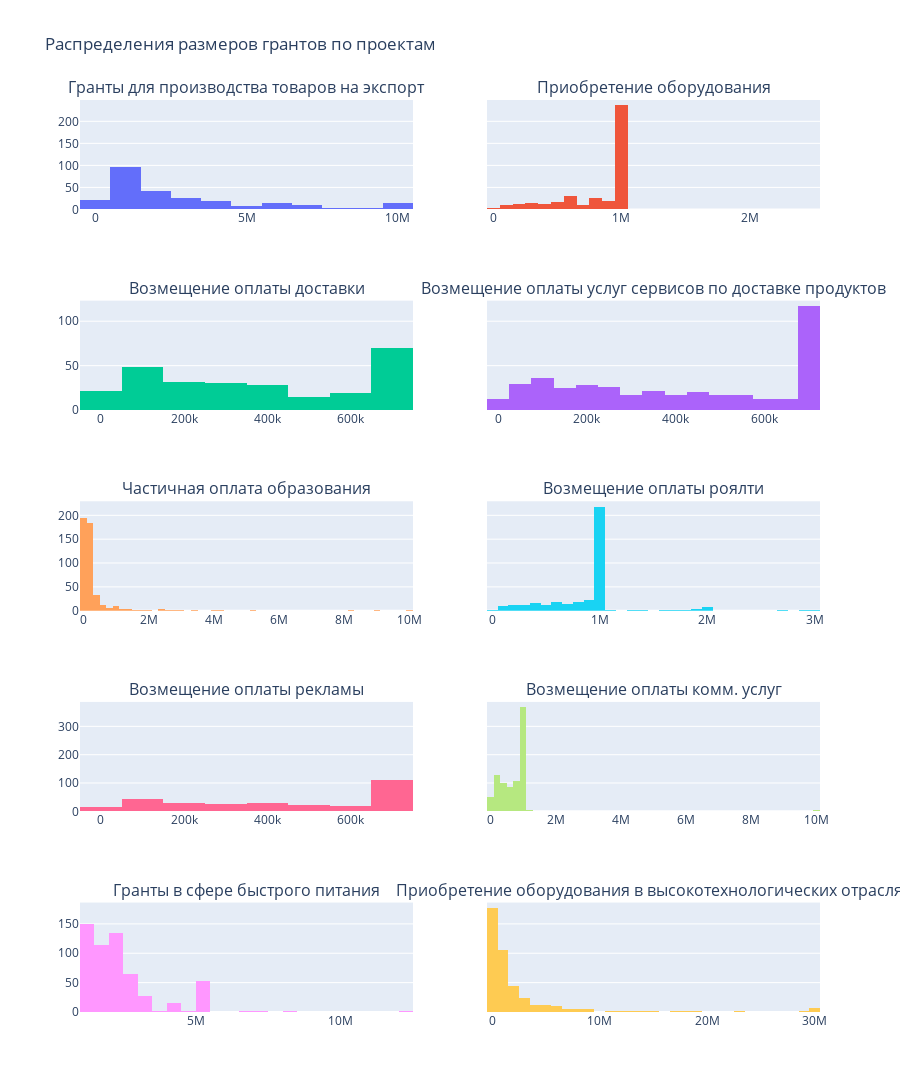

Here is the notebook cell this chart was saved with:
### Markdown cell above
Посмотрим на распределения грантов по исследуемым проектам.

### Code cell
projects = list(df_to_test['project_name'].unique())

fig = make_subplots(rows=5,
                    cols=2,
                    shared_yaxes=True,
                    subplot_titles=projects)

row=1
col=1

for project in projects:
    fig.append_trace(go.Histogram(x=df_to_test[df_to_test['project_name'] == project]['amount'], name=project), row, col)

    if col % 2 == 0:
        row+=1
        col=0

    col+=1

fig.update_layout(title='Распределения размеров грантов по проектам',
                  height=1500,
                  coloraxis=dict(colorscale='Bluered_r'),
                  showlegend=False)
fig.show()

display(Image(filename='img/grants_distribution.png', width=800))

### Figure 1 — Plotly figure (JSON) as saved in the notebook; plotly's stock layout.template omitted (floating-point values rounded to 4 significant figures; data arrays with more than 128 entries replaced by an {"elided": "..."} marker saying what was removed)
{"data": [{"name": "Гранты для производства товаров на экспорт", "type": "histogram", "x": {"elided": "259 float values"}, "xaxis": "x", "yaxis": "y"}, {"name": "Приобретение оборудования", "type": "histogram", "x": {"elided": "395 float values"}, "xaxis": "x2", "yaxis": "y2"}, {"name": "Возмещение оплаты доставки", "type": "histogram", "x": {"elided": "265 float values"}, "xaxis": "x3", "yaxis": "y3"}, {"name": "Возмещение оплаты услуг сервисов по доставке продуктов", "type": "histogram", "x": {"elided": "406 float values"}, "xaxis": "x4", "yaxis": "y4"}, {"name": "Частичная оплата образования", "type": "histogram", "x": {"elided": "467 float values"}, "xaxis": "x5", "yaxis": "y5"}, {"name": "Возмещение оплаты роялти", "type": "histogram", "x": {"elided": "379 float values"}, "xaxis": "x6", "yaxis": "y6"}, {"name": "Возмещение оплаты рекламы", "type": "histogram", "x": {"elided": "294 float values"}, "xaxis": "x7", "yaxis": "y7"}, {"name": "Возмещение оплаты комм. услуг", "type": "histogram", "x": {"elided": "876 float values"}, "xaxis": "x8", "yaxis": "y8"}, {"name": "Гранты в сфере быстрого питания", "type": "histogram", "x": {"elided": "564 int values"}, "xaxis": "x9", "yaxis": "y9"}, {"name": "Приобретение оборудования в высокотехнологических отраслях", "type": "histogram", "x": {"elided": "421 float values"}, "xaxis": "x10", "yaxis": "y10"}], "layout": {"annotations": [{"font": {"size": 16}, "showarrow": false, "text": "Гранты для производства товаров на экспорт", "x": 0.225, "xanchor": "center", "xref": "paper", "y": 1, "yanchor": "bottom", "yref": "paper"}, {"font": {"size": 16}, "showarrow": false, "text": "Приобретение оборудования", "x": 0.775, "xanchor": "center", "xref": "paper", "y": 1, "yanchor": "bottom", "yref": "paper"}, {"font": {"size": 16}, "showarrow": false, "text": "Возмещение оплаты доставки", "x": 0.225, "xanchor": "center", "xref": "paper", "y": 0.78, "yanchor": "bottom", "yref": "paper"}, {"font": {"size": 16}, "showarrow": false, "text": "Возмещение оплаты услуг сервисов по доставке продуктов", "x": 0.775, "xanchor": "center", "xref": "paper", "y": 0.78, "yanchor": "bottom", "yref": "paper"}, {"font": {"size": 16}, "showarrow": false, "text": "Частичная оплата образования", "x": 0.225, "xanchor": "center", "xref": "paper", "y": 0.56, "yanchor": "bottom", "yref": "paper"}, {"font": {"size": 16}, "showarrow": false, "text": "Возмещение оплаты роялти", "x": 0.775, "xanchor": "center", "xref": "paper", "y": 0.56, "yanchor": "bottom", "yref": "paper"}, {"font": {"size": 16}, "showarrow": false, "text": "Возмещение оплаты рекламы", "x": 0.225, "xanchor": "center", "xref": "paper", "y": 0.34, "yanchor": "bottom", "yref": "paper"}, {"font": {"size": 16}, "showarrow": false, "text": "Возмещение оплаты комм. услуг", "x": 0.775, "xanchor": "center", "xref": "paper", "y": 0.34, "yanchor": "bottom", "yref": "paper"}, {"font": {"size": 16}, "showarrow": false, "text": "Гранты в сфере быстрого питания", "x": 0.225, "xanchor": "center", "xref": "paper", "y": 0.12, "yanchor": "bottom", "yref": "paper"}, {"font": {"size": 16}, "showarrow": false, "text": "Приобретение оборудования в высокотехнологических отраслях", "x": 0.775, "xanchor": "center", "xref": "paper", "y": 0.12, "yanchor": "bottom", "yref": "paper"}], "coloraxis": {"colorscale": [[0, "rgb(255,0,0)"], [1, "rgb(0,0,255)"]]}, "height": 1500, "showlegend": false, "title": {"text": "Распределения размеров грантов по проектам"}, "xaxis": {"anchor": "y", "domain": [0, 0.45]}, "xaxis10": {"anchor": "y10", "domain": [0.55, 1]}, "xaxis2": {"anchor": "y2", "domain": [0.55, 1]}, "xaxis3": {"anchor": "y3", "domain": [0, 0.45]}, "xaxis4": {"anchor": "y4", "domain": [0.55, 1]}, "xaxis5": {"anchor": "y5", "domain": [0, 0.45]}, "xaxis6": {"anchor": "y6", "domain": [0.55, 1]}, "xaxis7": {"anchor": "y7", "domain": [0, 0.45]}, "xaxis8": {"anchor": "y8", "domain": [0.55, 1]}, "xaxis9": {"anchor": "y9", "domain": [0, 0.45]}, "yaxis": {"anchor": "x", "domain": [0.88, 1]}, "yaxis10": {"anchor": "x10", "domain": [0, 0.12], "matches": "y9", "showticklabels": false}, "yaxis2": {"anchor": "x2", "domain": [0.88, 1], "matches": "y", "showticklabels": false}, "yaxis3": {"anchor": "x3", "domain": [0.66, 0.78]}, "yaxis4": {"anchor": "x4", "domain": [0.66, 0.78], "matches": "y3", "showticklabels": false}, "yaxis5": {"anchor": "x5", "domain": [0.44, 0.56]}, "yaxis6": {"anchor": "x6", "domain": [0.44, 0.56], "matches": "y5", "showticklabels": false}, "yaxis7": {"anchor": "x7", "domain": [0.22, 0.34]}, "yaxis8": {"anchor": "x8", "domain": [0.22, 0.34], "matches": "y7", "showticklabels": false}, "yaxis9": {"anchor": "x9", "domain": [0, 0.12]}}}
